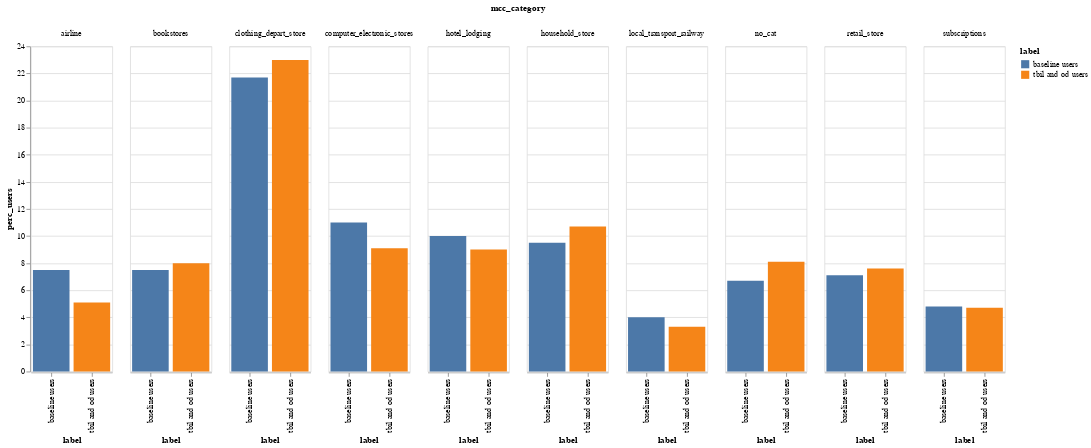

Write notebook code for a chart like this one.
### Markdown cell above
Same for MCC categories, there aren't any relevant differences between the baseline and the installment and overdraft users.

### Code cell
af.column_multi(
    mcc_cat_df, "label", "label", "perc_users", "mcc_category", 100, 400, "-y"
)

### Figure 1 — Vega-Lite specification as saved in the notebook (floating-point values rounded to 4 significant figures)
{"config": {"view": {"continuousWidth": 400, "continuousHeight": 300}}, "data": {"name": "data-cd2e30196318cbeb9eefd88e6431d316"}, "mark": "bar", "encoding": {"color": {"type": "nominal", "field": "label"}, "column": {"type": "nominal", "field": "mcc_category"}, "tooltip": {"type": "quantitative", "field": "perc_users"}, "x": {"type": "nominal", "field": "label", "sort": "-y"}, "y": {"type": "quantitative", "field": "perc_users"}}, "height": 400, "width": 100, "$schema": "https://vega.github.io/schema/vega-lite/v4.8.1.json", "datasets": {"data-cd2e30196318cbeb9eefd88e6431d316": [{"label": "baseline users", "mcc_category": "clothing_depart_store", "n_users": 408, "perc_users": 21.7}, {"label": "baseline users", "mcc_category": "computer_electronic_stores", "n_users": 206, "perc_users": 11.0}, {"label": "baseline users", "mcc_category": "hotel_lodging", "n_users": 187, "perc_users": 10.0}, {"label": "baseline users", "mcc_category": "household_store", "n_users": 178, "perc_users": 9.5}, {"label": "baseline users", "mcc_category": "airline", "n_users": 141, "perc_users": 7.5}, {"label": "baseline users", "mcc_category": "bookstores", "n_users": 140, "perc_users": 7.5}, {"label": "baseline users", "mcc_category": "retail_store", "n_users": 133, "perc_users": 7.1}, {"label": "baseline users", "mcc_category": "no_cat", "n_users": 125, "perc_users": 6.7}, {"label": "baseline users", "mcc_category": "subscriptions", "n_users": 91, "perc_users": 4.8}, {"label": "baseline users", "mcc_category": "local_transport_railway", "n_users": 75, "perc_users": 4.0}, {"label": "tbil and od users", "mcc_category": "clothing_depart_store", "n_users": 405, "perc_users": 23.0}, {"label": "tbil and od users", "mcc_category": "household_store", "n_users": 188, "perc_users": 10.7}, {"label": "tbil and od users", "mcc_category": "computer_electronic_stores", "n_users": 161, "perc_users": 9.1}, {"label": "tbil and od users", "mcc_category": "hotel_lodging", "n_users": 158, "perc_users": 9.0}, {"label": "tbil and od users", "mcc_category": "no_cat", "n_users": 142, "perc_users": 8.1}, {"label": "tbil and od users", "mcc_category": "bookstores", "n_users": 141, "perc_users": 8.0}, {"label": "tbil and od users", "mcc_category": "retail_store", "n_users": 134, "perc_users": 7.6}, {"label": "tbil and od users", "mcc_category": "airline", "n_users": 89, "perc_users": 5.1}, {"label": "tbil and od users", "mcc_category": "subscriptions", "n_users": 82, "perc_users": 4.7}, {"label": "tbil and od users", "mcc_category": "local_transport_railway", "n_users": 58, "perc_users": 3.3}]}}
